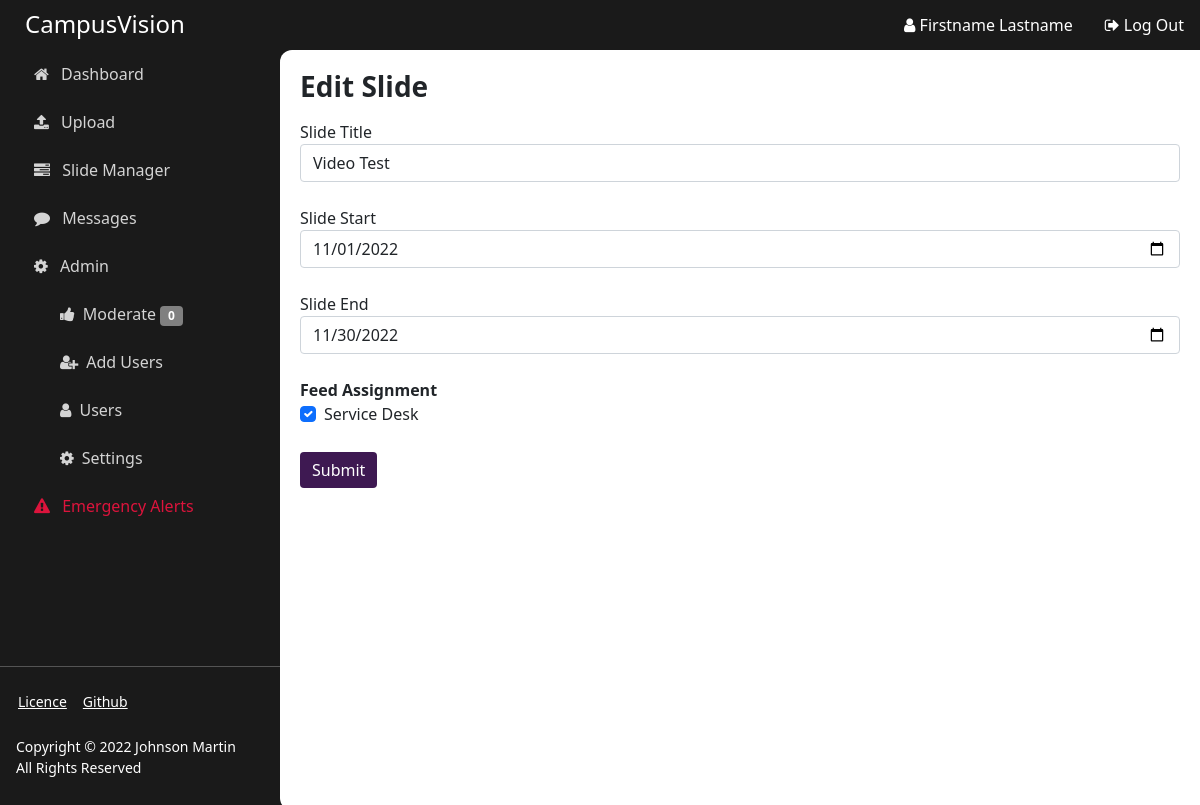
Page /edit/11 (signed in) on the committed database.
### app/models.py (models this page shows)
class User(UserMixin, db.Model):
    id = db.Column(db.Integer, primary_key=True)
    email = db.Column(db.String(100), unique=True)
    password = db.Column(db.String(100))
    name = db.Column(db.String(1000))
    is_admin = db.Column(db.Integer)

class Slide(db.Model):
    id = db.Column(db.Integer, primary_key=True)
    slide_path = db.Column(db.String(1000))
    time_start = db.Column(db.String(1000))
    time_end = db.Column(db.String(1000))
    title = db.Column(db.String(1000))
    approval = db.Column(db.String(1000))
    submitted_by = db.Column(db.String(1000))
    feeds = db.Column(db.String(1000))

### app/views.py (the view)
@main.route('/edit/<id>', methods=['GET'])
@login_required
def edit(id):
    return render_template('edit.html',
                           title='Edit Slide',
                           slide_id=id,
                           slide=Slide.query.get(id),
                           name=current_user.name,
                           mod_count=mod_counter(),
                           feeds=ast.literal_eval(get_settings().feeds))

### app/app.py (called while the page is built)
def create_app():
    app = Flask(__name__, instance_relative_config=True)
    app.config.from_pyfile('config.py')
    db.init_app(app)
    login_manager = LoginManager()
    login_manager.login_view = 'auth.login'
    login_manager.init_app(app)
    from .models import User
    @login_manager.user_loader
    def load_user(user_id):
        return User.query.get(int(user_id))
    from .auth import auth as auth_blueprint
    app.register_blueprint(auth_blueprint)
    from .views import main as main_blueprint
    app.register_blueprint(main_blueprint)
    from .api import api as api_blueprint
    app.register_blueprint(api_blueprint)
    return app

### app/utils.py (called while the page is built)
def mod_counter():
    count = 0
    for slide in reversed(Slide.query.all()):
        if slide.approval == "Waiting Review":
            count += 1
    return count

def get_settings():
    settings = Settings.query.all()
    return settings[0]

### app/templates/edit.html
{% extends "base.html" %}
{% block content %}
<html xmlns="http://www.w3.org/1999/html">
   <form action = "/edit/{{ slide_id }}" method = "POST" enctype = "multipart/form-data">
      <div class="textbox">
         <label for="title_text">Slide Title</label>
         <input class="form-control" id="title_text" type="text" value="{{ slide.title }}" placeholder="World Backup Day" name="title_text" onfocus="this.placeholder = '', onblur=" this.placeholder='World backup Day'">
      </div>
      <br>
      <div class="textbox">
         <label for="title_text">Slide Start</label>
         <input class="form-control" id="time_start" type="date" value="{{ slide.time_start }}" placeholder="World Backup Day" name="time_start" onfocus="this.placeholder = '', onblur=" this.placeholder='World backup Day'">
      </div>
      <br>
      <div class="textbox">
         <label for="title_text">Slide End</label>
         <input class="form-control" id="time_end" type="date" value="{{ slide.time_end }}" placeholder="World Backup Day" name="time_end" onfocus="this.placeholder = '', onblur=" this.placeholder='World backup Day'">
      </div>
      <br>
      <strong>Feed Assignment</strong>
     {% for feed in feeds %}
     <div class="form-check">
         <input class="form-check-input" type="checkbox" value="{{feed}}" name="feeds" {% if feed in slide.feeds %}checked{% endif %}>
         <label class="form-check-label">{{feed}}</label>
      </div>
     {% endfor %}
     <br>
      <input class="btn btn-primary" type="submit" onclick="validateForm()" name="submit" value="Submit">
   </form>
{% endblock %}

### app/templates/base.html (shortened to what this page needs)
<!doctype html>
<html>
  <head>
    <link rel="stylesheet" href="https://cdn.jsdelivr.net/npm/bootstrap@5.1.3/dist/css/bootstrap.min.css">
    <link rel="stylesheet" href="https://cdnjs.cloudflare.com/ajax/libs/font-awesome/4.7.0/css/font-awesome.min.css">
    <link rel="stylesheet" href="{{ url_for('static', filename='main.css') }}">
  </head>
  <body>
    <main style="max-width: none; display: flex; flex-wrap: nowrap;">
      <div class="sidebar d-flex flex-column flex-shrink-0 text-white">
        <h4 class="app-title">CampusVision</h4>
        <ul class="nav nav-pills flex-column mb-auto">
          <li class="nav-item">
            <a href="/" class="nav-link side-nav {% if request.path == '/' %}active{% endif %}" aria-current="page">
              <i class="fa fa-home"></i>
              Dashboard
            </a>
          </li>
          <li>
            <a href="/upload" class="nav-link side-nav {% if request.path == '/upload' %}active{% endif %}">
              <i class="fa fa-upload"></i>
              Upload
            </a>
          </li>
          <li>
            <a href="/manager" class="nav-link side-nav {% if request.path == '/manager' %}active{% endif %}" aria-current="page">
              <i class="fa fa-tasks"></i>
              Slide Manager
            </a>
          </li>
          <li>
            <a href="/messages" class="nav-link side-nav {% if request.path == '/messages' %}active{% endif %}" aria-current="page">
              <i class="fa fa-comment"></i>
              Messages
            </a>
          </li>
          <li>
              <a href="#" class="nav-link side-nav {% if request.path == '/admin' %}active{% endif %}">
                <i class="fa fa-cog"></i>
                Admin
              </a>
              <ul class="list-unstyled nav-link" style="padding-top: 0px; padding-bottom: 0px;">
                <li>
                  <a href="/mod" class="nav-link side-nav {% if request.path == '/mod' %}active{% endif %}"><i class="fa fa-thumbs-up"></i>Moderate <span class="badge badge-info">{{ mod_count }}</span></a>
                </li>
                <li>
                  <a href="/signup" class="nav-link side-nav {% if request.path == '/signup' %}active{% endif %}"><i class="fa fa-user-plus"></i>Add Users</a>
                </li>
                <li>
                  <a href="/usermanager" class="nav-link side-nav {% if request.path == '/usermanager' %}active{% endif %}"><i class="fa fa-user"></i>Users</a>
                <li>
                  <a href="/settings" class="nav-link side-nav {% if request.path == '/settings' %}active{% endif %}"><i class="fa fa-cog"></i>Settings</a>
                </li>
              </ul>
          </li>
          <li>
            <a href="/alerts" class="nav-link side-nav {% if request.path == '/alerts' %}active{% endif %}" style="color: crimson;">
              <i class="fa fa-exclamation-triangle"></i>
              Emergency Alerts
            </a>
          </li>
        </ul>
        <hr>
        <div class="bottom-nav">
        <a href="https://www.gnu.org/licenses/gpl-3.0.en.html" class="small">Licence</a>
        <a href="https://github.com/JohnsonLM/CampusVision" class="small">Github</a>
        </div>
        <p class="small p-3">Copyright © 2022 Johnson Martin<br>All Rights Reserved</p>
      </div>
      <div class="main-body d-flex flex-column" style="flex-grow: 1;">
        <nav class="topnav navbar">
          {% if current_user.is_authenticated %}
          <a href="/profile" class="ms-auto nav-link">
            <i class="fa fa-user"></i>
            {{ name }}
          </a>
          <a href="/logout" class="mr-auto nav-link">
            <i class="fa fa-sign-out"></i>
            Log Out
          </a>
          {% else %}
          <a href="/login" class="ms-auto nav-link">
            <i class="fa fa-sign-in"></i>
            Log In
          </a>
          {% endif %}
        </nav>
          <div class="content-box" style="padding: 20px;">
          <h3 style="margin-bottom: 1rem;"><strong>{{ title }}</strong></h3>
          {% block content %}{% endblock %}
          </div>
      </div>
    </main>
  </body>
</html>

### app/static/main.css (style rules this page uses)
html { font-size: 100%; box-sizing: border-box; }
.main-body { background: #1a1a1a; }
*, *:before, *:after { box-sizing: inherit; }
.btn-primary, .side-nav { color: white; background-color: #3e1952; border: none; }
.nav-pills .nav-link { color: #d4d4d4; margin-right: 10px; margin-left: 10px; border-radius: 12px; }
.app-title { height: 50px; padding: 10px; margin-bottom: 0rem; padding-left: 25px; background: #1a1a1a; }
.topnav { height: 50px; background: #3e1952; color: white; background: #1a1a1a; }
.topnav a { color: white; text-align: center; padding-top: 0px; padding-bottom: 0px; }
.sidebar { background: #1a1a1a; width: 280px; min-height: 100vh; }
.side-nav i { padding: 8px; }
.content-box { border-radius: 12px 0px 0px 12px; min-height: 95vh; background: white; }
.badge-info { background-color: grey; }
.bottom-nav { display: flex; margin-left: 10px; }
.bottom-nav a { padding: 8px; color: white; }

### rows in the picture
User: name "Firstname Lastname"
Slide: title_text "Video Test", time_start "11/01/2022", time_end "11/30/2022", feeds "☑"

### other values in the picture
{{ mod_count }} "0"
{{ title }} "Edit Slide"
{{ feed }} "Service Desk"
